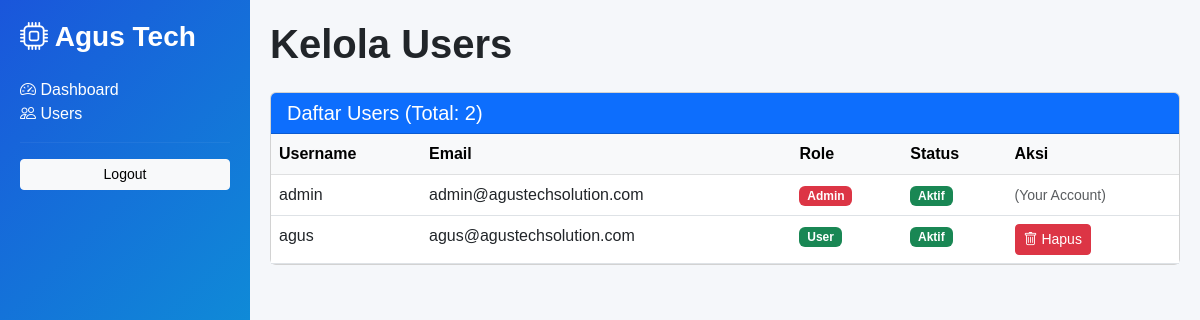
The page /admin/users.php (signed in) on the database its author committed.
### tables this page shows
CREATE TABLE IF NOT EXISTS users (
  id          INT AUTO_INCREMENT PRIMARY KEY,
  nama        VARCHAR(100) NOT NULL,
  username    VARCHAR(50)  NOT NULL UNIQUE,
  email       VARCHAR(100) NOT NULL UNIQUE,
  password    VARCHAR(255) NOT NULL,
  role        ENUM('admin','user') NOT NULL DEFAULT 'user',
  status      ENUM('aktif','nonaktif') NOT NULL DEFAULT 'aktif',
  foto        VARCHAR(255) DEFAULT NULL,
  created_at  TIMESTAMP DEFAULT CURRENT_TIMESTAMP
);

### admin/users.php (the view, shortened to what this page needs)
<?php
require_once __DIR__ . '/../config/koneksi.php';
$users = $pdo->query("SELECT id, username, email, role, status FROM users ORDER BY created_at DESC")->fetchAll();
?>
<!DOCTYPE html>
<html lang="id">
<head>
    <link href="https://cdnjs.cloudflare.com/ajax/libs/bootstrap/5.3.0/css/bootstrap.min.css" rel="stylesheet">
    <link href="https://cdnjs.cloudflare.com/ajax/libs/bootstrap-icons/1.11.0/font/bootstrap-icons.min.css" rel="stylesheet">
</head>
<body>
    <div class="sidebar">
        <h3 class="fw-bold mb-4"><i class="bi bi-cpu"></i> Agus Tech</h3>
        <a href="<?php echo APP_URL; ?>/admin/dashboard.php" class="nav-link"><i class="bi bi-speedometer2"></i> Dashboard</a>
        <a href="<?php echo APP_URL; ?>/admin/users.php" class="nav-link active"><i class="bi bi-people"></i> Users</a>
        <hr style="border-color: rgba(255,255,255,0.2);"><a href="<?php echo APP_URL; ?>/auth/logout.php" class="btn btn-light btn-sm w-100">Logout</a>
    </div>
    <div class="main-content">
        <h1 class="mb-4 fw-bold">Kelola Users</h1>
        <div class="card">
            <div class="card-header bg-primary text-white">
                <h5 class="mb-0">Daftar Users (Total: <?php echo count($users); ?>)</h5>
            </div>
            <div class="card-body p-0">
                <table class="table table-hover mb-0">
                    <thead class="table-light">
                        <tr><th>Username</th><th>Email</th><th>Role</th><th>Status</th><th>Aksi</th></tr>
                    </thead>
                    <tbody>
                        <?php foreach ($users as $user): ?>
                        <tr>
                            <td><?php echo $user['username']; ?></td>
                            <td><?php echo $user['email']; ?></td>
                            <td><span class="badge bg-<?php echo $user['role'] == 'admin' ? 'danger' : 'success'; ?>"><?php echo ucfirst($user['role']); ?></span></td>
                            <td><span class="badge bg-<?php echo $user['status'] == 'aktif' ? 'success' : 'secondary'; ?>"><?php echo ucfirst($user['status']); ?></span></td>
                            <td>
                                <?php if ($user['id'] != $_SESSION['user_id']): ?>
                                    <a href="?delete=<?php echo $user['id']; ?>" class="btn btn-sm btn-danger btn-delete" onclick="return confirm('Yakin hapus user ini?');">
                                        <i class="bi bi-trash"></i> Hapus
                                    </a>
                                <?php else: ?>
                                    <span class="text-muted small">(Your Account)</span>
                                <?php endif; ?>
                            </td>
                        </tr>
                        <?php endforeach; ?>
                    </tbody>
                </table>
            </div>
        </div>
    </div>
</body>
</html>

### admin/users.php (style rules this page uses)
body { font-family: 'Plus Jakarta Sans', sans-serif; background: #f5f7fa; }
.sidebar { background: linear-gradient(135deg, #1a56db 0%, #06b6d4 100%); color: white; min-height: 100vh; padding: 20px; position: fixed; left: 0; top: 0; width: 250px; }
.main-content { margin-left: 250px; padding: 20px; }

### rows shown on the page
users: username "admin", email "admin@agustechsolution.com", role "Admin", status "Aktif", shows "(Your Account)"
users: username "agus", email "agus@agustechsolution.com", role "User", status "Aktif"

### other values the page prints
count($users) "2"
